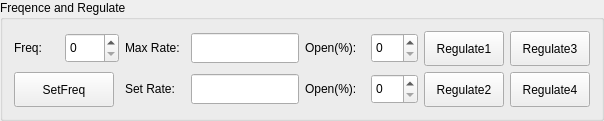
    <widget class="QGroupBox" name="groupBox">
     <property name="title">
      <string>Freqence and Regulate</string>
     </property>
     <layout class="QGridLayout" name="gridLayout">
      <item row="0" column="0">
       <widget class="QLabel" name="label_18">
        <property name="sizePolicy">
         <sizepolicy hsizetype="Fixed" vsizetype="Fixed">
          <horstretch>0</horstretch>
          <verstretch>0</verstretch>
         </sizepolicy>
        </property>
        <property name="minimumSize">
         <size>
          <width>45</width>
          <height>30</height>
         </size>
        </property>
        <property name="maximumSize">
         <size>
          <width>45</width>
          <height>30</height>
         </size>
        </property>
        <property name="text">
         <string>Freq:</string>
        </property>
       </widget>
      </item>
      <item row="0" column="1">
       <widget class="QSpinBox" name="spinBoxFreq">
        <property name="sizePolicy">
         <sizepolicy hsizetype="Preferred" vsizetype="Fixed">
          <horstretch>0</horstretch>
          <verstretch>0</verstretch>
         </sizepolicy>
        </property>
        <property name="minimumSize">
         <size>
          <width>0</width>
          <height>30</height>
         </size>
        </property>
        <property name="maximumSize">
         <size>
          <width>16777215</width>
          <height>30</height>
         </size>
        </property>
        <property name="maximum">
         <number>9999</number>
        </property>
       </widget>
      </item>
      <item row="0" column="2">
       <widget class="QLabel" name="label_52">
        <property name="sizePolicy">
         <sizepolicy hsizetype="Fixed" vsizetype="Fixed">
          <horstretch>0</horstretch>
          <verstretch>0</verstretch>
         </sizepolicy>
        </property>
        <property name="minimumSize">
         <size>
          <width>60</width>
          <height>30</height>
         </size>
        </property>
        <property name="maximumSize">
         <size>
          <width>1000</width>
          <height>30</height>
         </size>
        </property>
        <property name="text">
         <string>Max Rate:</string>
        </property>
       </widget>
      </item>
      <item row="0" column="3">
       <widget class="QLineEdit" name="lnEditMaxRate">
        <property name="sizePolicy">
         <sizepolicy hsizetype="Preferred" vsizetype="Fixed">
          <horstretch>0</horstretch>
          <verstretch>0</verstretch>
         </sizepolicy>
        </property>
        <property name="minimumSize">
         <size>
          <width>50</width>
          <height>30</height>
         </size>
        </property>
        <property name="maximumSize">
         <size>
          <width>16777215</width>
          <height>30</height>
         </size>
        </property>
        <property name="readOnly">
         <bool>false</bool>
        </property>
       </widget>
      </item>
      <item row="0" column="4">
       <widget class="QLabel" name="label_39">
        <property name="sizePolicy">
         <sizepolicy hsizetype="Fixed" vsizetype="Fixed">
          <horstretch>0</horstretch>
          <verstretch>0</verstretch>
         </sizepolicy>
        </property>
        <property name="minimumSize">
         <size>
          <width>60</width>
          <height>30</height>
         </size>
        </property>
        <property name="maximumSize">
         <size>
          <width>60</width>
          <height>30</height>
         </size>
        </property>
        <property name="text">
         <string>Open(%):</string>
        </property>
       </widget>
      </item>
      <item row="0" column="5">
       <widget class="QSpinBox" name="spinBoxValveOpening">
        <property name="sizePolicy">
         <sizepolicy hsizetype="Preferred" vsizetype="Fixed">
          <horstretch>0</horstretch>
          <verstretch>0</verstretch>
         </sizepolicy>
        </property>
        <property name="minimumSize">
         <size>
          <width>0</width>
          <height>30</height>
         </size>
        </property>
        <property name="maximumSize">
         <size>
          <width>16777215</width>
          <height>30</height>
         </size>
        </property>
        <property name="maximum">
         <number>100</number>
        </property>
       </widget>
      </item>
      <item row="0" column="6">
       <widget class="QPushButton" name="btnRegulate1">
        <property name="sizePolicy">
         <sizepolicy hsizetype="Fixed" vsizetype="Fixed">
          <horstretch>0</horstretch>
          <verstretch>0</verstretch>
         </sizepolicy>
        </property>
        <property name="minimumSize">
         <size>
          <width>80</width>
          <height>35</height>
         </size>
        </property>
        <property name="maximumSize">
         <size>
          <width>100</width>
          <height>35</height>
         </size>
        </property>
        <property name="text">
         <string>Regulate1</string>
        </property>
       </widget>
      </item>
      <item row="0" column="7">
       <widget class="QPushButton" name="btnRegulate3">
        <property name="sizePolicy">
         <sizepolicy hsizetype="Fixed" vsizetype="Fixed">
          <horstretch>0</horstretch>
          <verstretch>0</verstretch>
         </sizepolicy>
        </property>
        <property name="minimumSize">
         <size>
          <width>80</width>
          <height>35</height>
         </size>
        </property>
        <property name="maximumSize">
         <size>
          <width>100</width>
          <height>35</height>
         </size>
        </property>
        <property name="text">
         <string>Regulate3</string>
        </property>
       </widget>
      </item>
      <item row="1" column="0" colspan="2">
       <widget class="QPushButton" name="btnSetFreq">
        <property name="sizePolicy">
         <sizepolicy hsizetype="Fixed" vsizetype="Fixed">
          <horstretch>0</horstretch>
          <verstretch>0</verstretch>
         </sizepolicy>
        </property>
        <property name="minimumSize">
         <size>
          <width>100</width>
          <height>35</height>
         </size>
        </property>
        <property name="maximumSize">
         <size>
          <width>100</width>
          <height>35</height>
         </size>
        </property>
        <property name="text">
         <string>SetFreq</string>
        </property>
       </widget>
      </item>
      <item row="1" column="2">
       <widget class="QLabel" name="label_51">
        <property name="sizePolicy">
         <sizepolicy hsizetype="Fixed" vsizetype="Fixed">
          <horstretch>0</horstretch>
          <verstretch>0</verstretch>
         </sizepolicy>
        </property>
        <property name="minimumSize">
         <size>
          <width>60</width>
          <height>30</height>
         </size>
        </property>
        <property name="maximumSize">
         <size>
          <width>1000</width>
          <height>30</height>
         </size>
        </property>
        <property name="text">
         <string>Set Rate:</string>
        </property>
       </widget>
      </item>
      <item row="1" column="3">
       <widget class="QLineEdit" name="lnEditTargetRate">
        <property name="sizePolicy">
         <sizepolicy hsizetype="Preferred" vsizetype="Fixed">
          <horstretch>0</horstretch>
          <verstretch>0</verstretch>
         </sizepolicy>
        </property>
        <property name="minimumSize">
         <size>
          <width>50</width>
          <height>30</height>
         </size>
        </property>
        <property name="maximumSize">
         <size>
          <width>16777215</width>
          <height>30</height>
         </size>
        </property>
        <property name="readOnly">
         <bool>false</bool>
        </property>
       </widget>
      </item>
      <item row="1" column="4">
       <widget class="QLabel" name="label_50">
        <property name="sizePolicy">
         <sizepolicy hsizetype="Fixed" vsizetype="Fixed">
          <horstretch>0</horstretch>
          <verstretch>0</verstretch>
         </sizepolicy>
        </property>
        <property name="minimumSize">
         <size>
          <width>60</width>
          <height>30</height>
         </size>
        </property>
        <property name="maximumSize">
         <size>
          <width>60</width>
          <height>30</height>
         </size>
        </property>
        <property name="text">
         <string>Open(%):</string>
        </property>
       </widget>
      </item>
      <item row="1" column="5">
       <widget class="QSpinBox" name="spinBoxValveOpening2">
        <property name="sizePolicy">
         <sizepolicy hsizetype="Preferred" vsizetype="Fixed">
          <horstretch>0</horstretch>
          <verstretch>0</verstretch>
         </sizepolicy>
        </property>
        <property name="minimumSize">
         <size>
          <width>0</width>
          <height>30</height>
         </size>
        </property>
        <property name="maximumSize">
         <size>
          <width>16777215</width>
          <height>30</height>
         </size>
        </property>
        <property name="maximum">
         <number>100</number>
        </property>
       </widget>
      </item>
      <item row="1" column="6">
       <widget class="QPushButton" name="btnRegulate2">
        <property name="sizePolicy">
         <sizepolicy hsizetype="Fixed" vsizetype="Fixed">
          <horstretch>0</horstretch>
          <verstretch>0</verstretch>
         </sizepolicy>
        </property>
        <property name="minimumSize">
         <size>
          <width>80</width>
          <height>35</height>
         </size>
        </property>
        <property name="maximumSize">
         <size>
          <width>100</width>
          <height>35</height>
         </size>
        </property>
        <property name="text">
         <string>Regulate2</string>
        </property>
       </widget>
      </item>
      <item row="1" column="7">
       <widget class="QPushButton" name="btnRegulate4">
        <property name="sizePolicy">
         <sizepolicy hsizetype="Fixed" vsizetype="Fixed">
          <horstretch>0</horstretch>
          <verstretch>0</verstretch>
         </sizepolicy>
        </property>
        <property name="minimumSize">
         <size>
          <width>80</width>
          <height>35</height>
         </size>
        </property>
        <property name="maximumSize">
         <size>
          <width>100</width>
          <height>35</height>
         </size>
        </property>
        <property name="text">
         <string>Regulate4</string>
        </property>
       </widget>
      </item>
     </layout>
     <zorder>spinBoxValveOpening</zorder>
     <zorder>spinBoxValveOpening2</zorder>
     <zorder>label_50</zorder>
     <zorder>btnRegulate1</zorder>
     <zorder>label_39</zorder>
     <zorder>btnSetFreq</zorder>
     <zorder>lnEditMaxRate</zorder>
     <zorder>label_18</zorder>
     <zorder>label_51</zorder>
     <zorder>label_52</zorder>
     <zorder>btnRegulate2</zorder>
     <zorder>spinBoxFreq</zorder>
     <zorder>lnEditTargetRate</zorder>
     <zorder>btnRegulate3</zorder>
     <zorder>btnRegulate4</zorder>
    </widget>
